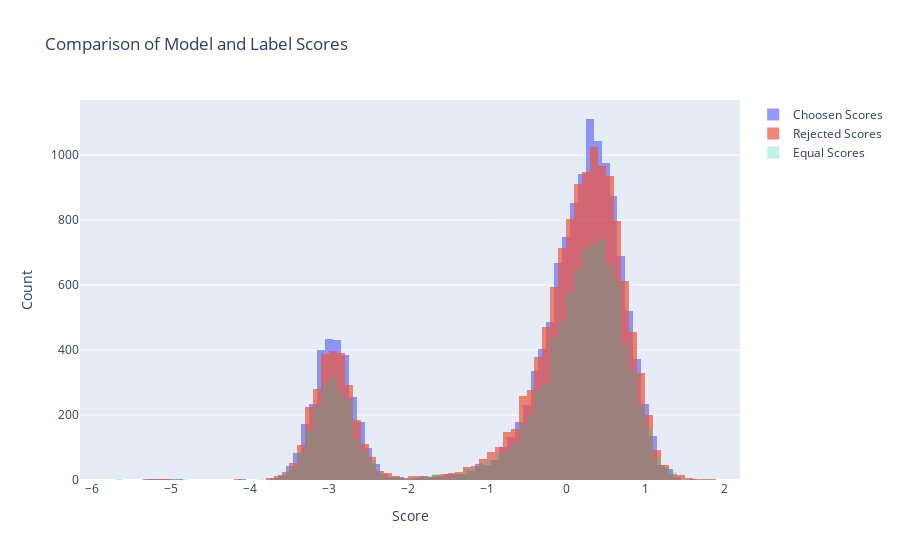

Source (notebook cell):
### Code cell
# Create the histograms of chosen_scores, rejected_scores, equal_scores
fig = plotly.graph_objects.Figure()

fig.add_trace(plotly.graph_objects.Histogram(x=chosen_scores, name='Choosen Scores', opacity=0.7))
fig.add_trace(plotly.graph_objects.Histogram(x=rejected_scores, name='Rejected Scores', opacity=0.7))
fig.add_trace(plotly.graph_objects.Histogram(x=equal_scores, name='Equal Scores', opacity=0.25))

# Adjust the layout
# fig.update_traces(opacity=0.5)
fig.update_layout(title='Comparison of Model and Label Scores',
                  xaxis_title='Score',
                  yaxis_title='Count',
                  barmode='overlay')

# Show the figure
fig.show()

### Figure 1 — Plotly figure (JSON) as saved in the notebook; plotly's stock layout.template omitted (floating-point values rounded to 4 significant figures; data arrays with more than 128 entries replaced by an {"elided": "..."} marker saying what was removed)
{"data": [{"name": "Choosen Scores", "opacity": 0.7, "type": "histogram", "x": {"elided": "14253 float values"}}, {"name": "Rejected Scores", "opacity": 0.7, "type": "histogram", "x": {"elided": "14253 float values"}}, {"name": "Equal Scores", "opacity": 0.25, "type": "histogram", "x": {"elided": "10406 float values"}}], "layout": {"barmode": "overlay", "title": {"text": "Comparison of Model and Label Scores"}, "xaxis": {"title": {"text": "Score"}}, "yaxis": {"title": {"text": "Count"}}}}
